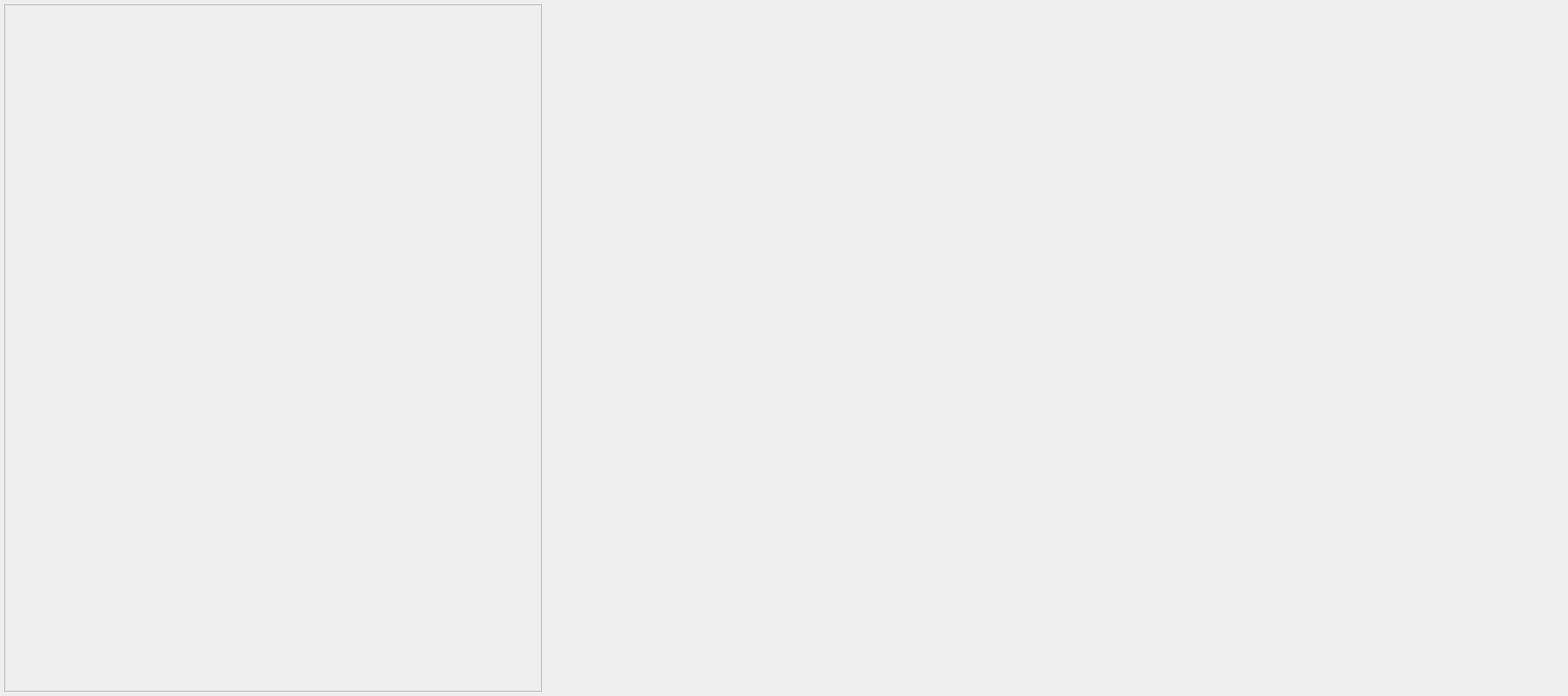
<?xml version="1.0" encoding="UTF-8"?>
<ui version="4.0">
 <class>sliceddatatab</class>
 <widget class="QWidget" name="sliceddatatab">
  <property name="geometry">
   <rect>
    <x>0</x>
    <y>0</y>
    <width>1823</width>
    <height>809</height>
   </rect>
  </property>
  <property name="windowTitle">
   <string>Form</string>
  </property>
  <layout class="QHBoxLayout" name="horizontalLayout">
   <property name="leftMargin">
    <number>5</number>
   </property>
   <property name="topMargin">
    <number>5</number>
   </property>
   <property name="rightMargin">
    <number>5</number>
   </property>
   <property name="bottomMargin">
    <number>5</number>
   </property>
   <item>
    <widget class="QScrollArea" name="scroll_area">
     <property name="minimumSize">
      <size>
       <width>625</width>
       <height>0</height>
      </size>
     </property>
     <property name="maximumSize">
      <size>
       <width>625</width>
       <height>16777215</height>
      </size>
     </property>
     <property name="widgetResizable">
      <bool>true</bool>
     </property>
     <widget class="QWidget" name="layout">
      <property name="geometry">
       <rect>
        <x>0</x>
        <y>0</y>
        <width>623</width>
        <height>797</height>
       </rect>
      </property>
      <layout class="QVBoxLayout" name="verticalLayout">
       <property name="leftMargin">
        <number>4</number>
       </property>
       <property name="topMargin">
        <number>1</number>
       </property>
       <property name="rightMargin">
        <number>1</number>
       </property>
       <property name="bottomMargin">
        <number>1</number>
       </property>
       <item>
        <spacer name="spacer">
         <property name="orientation">
          <enum>Qt::Vertical</enum>
         </property>
         <property name="sizeHint" stdset="0">
          <size>
           <width>20</width>
           <height>739</height>
          </size>
         </property>
        </spacer>
       </item>
      </layout>
     </widget>
    </widget>
   </item>
   <item>
    <widget class="PyQtGraphPlot" name="plot_item" native="true"/>
   </item>
  </layout>
 </widget>
 <customwidgets>
  <customwidget>
   <class>PyQtGraphPlot</class>
   <extends>QWidget</extends>
   <header>kmap/controller/pyqtgraphplot</header>
   <container>1</container>
  </customwidget>
 </customwidgets>
 <resources/>
 <connections/>
</ui>
